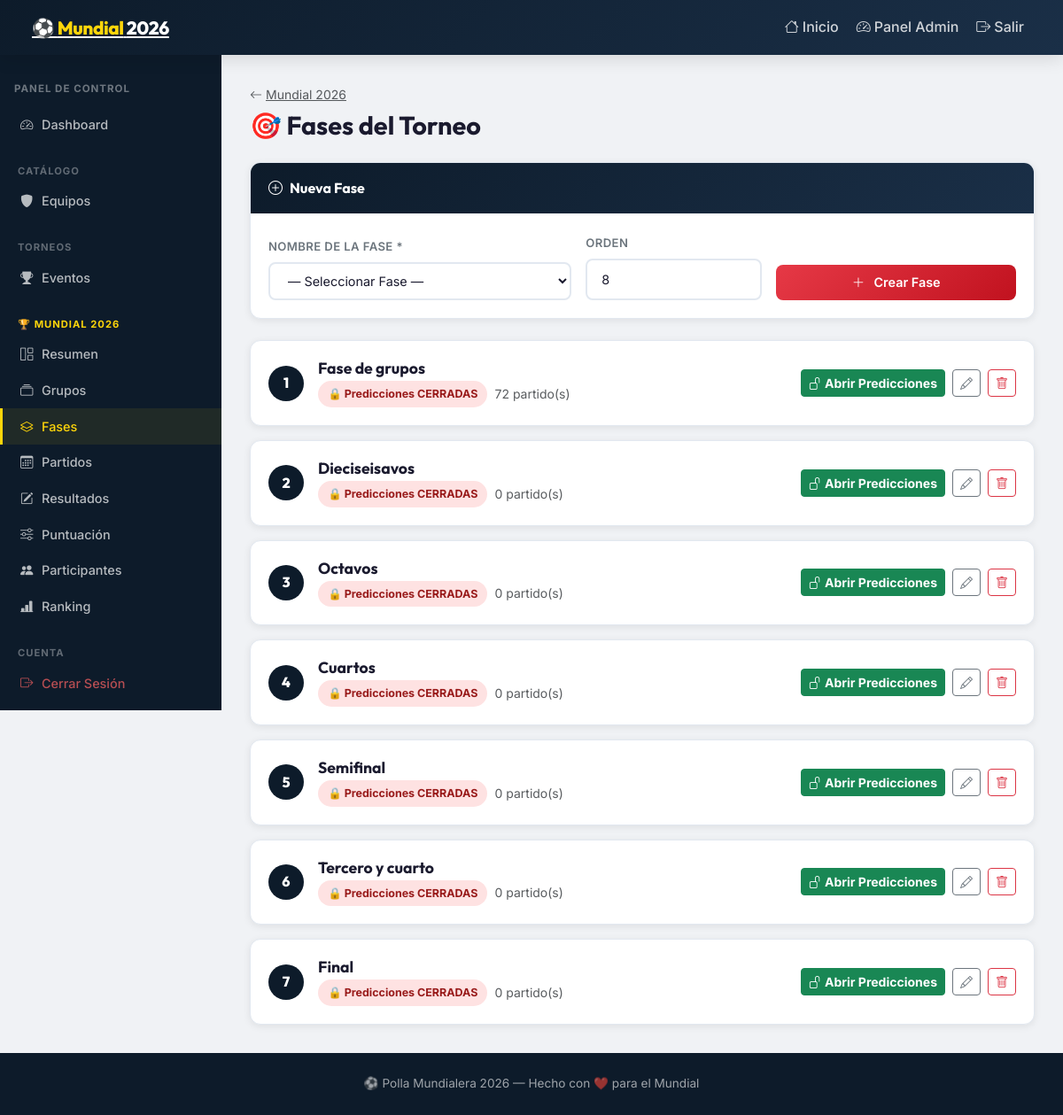
Screenshot of /admin/events/1/phases (signed in) with the database file from the repository.
### app/models.py (models this page shows, shortened)
class Event(db.Model):
    __tablename__ = 'events'
    id = db.Column(db.Integer, primary_key=True)
    name = db.Column(db.String(200), nullable=False)
    tournament_type = db.Column(db.String(50), default='world_cup')  # world_cup | champions | custom
    description = db.Column(db.Text)
    logo_emoji = db.Column(db.String(10), default='🏆')
    status = db.Column(db.String(20), default='draft')   # draft | active | finished
    can_view_others_predictions = db.Column(db.Boolean, default=True)
    created_at = db.Column(db.DateTime, default=datetime.utcnow)
    groups = db.relationship('Group', backref='event', lazy='dynamic',
                              cascade='all, delete-orphan')
    phases = db.relationship('Phase', backref='event', lazy='dynamic',
                              cascade='all, delete-orphan',
                              order_by='Phase.phase_order')
    participants = db.relationship('Participant', backref='event', lazy='dynamic',
                                   cascade='all, delete-orphan')
    scoring_configs = db.relationship('ScoringConfig', backref='event', lazy='dynamic',
                                      cascade='all, delete-orphan')

class Phase(db.Model):
    __tablename__ = 'phases'
    id = db.Column(db.Integer, primary_key=True)
    event_id = db.Column(db.Integer, db.ForeignKey('events.id'), nullable=False)
    name = db.Column(db.String(100), nullable=False)   # Fase de Grupos, Octavos...
    phase_order = db.Column(db.Integer, nullable=False, default=1)
    is_prediction_open = db.Column(db.Boolean, default=False)
    is_results_active = db.Column(db.Boolean, default=False)
    prediction_open_at = db.Column(db.DateTime, nullable=True)
    prediction_close_at = db.Column(db.DateTime, nullable=True)
    created_at = db.Column(db.DateTime, default=datetime.utcnow)
    matches = db.relationship('Match', backref='phase', lazy='dynamic',
                              cascade='all, delete-orphan')
    predictions = db.relationship('Prediction', backref='phase', lazy='dynamic')

### app/routes/admin.py (the view)
@admin_bp.route('/events/<int:event_id>/phases')
@require_admin
def phases(event_id):
    event = Event.query.get_or_404(event_id)
    all_phases = Phase.query.filter_by(event_id=event_id)\
                            .order_by(Phase.phase_order).all()
    return render_template('admin/phases.html', event=event, phases=all_phases)

### app/routes/auth.py (called while the page is built)
def is_admin():
    return session.get('is_admin', False)

def require_admin(f):
    from functools import wraps
    @wraps(f)
    def decorated(*args, **kwargs):
        if not is_admin():
            flash('Debes iniciar sesión como administrador.', 'warning')
            return redirect(url_for('auth.login', next=request.url))
        return f(*args, **kwargs)
    return decorated

### app/templates/admin/phases.html (shortened to what this page needs)
{% extends 'admin_base.html' %}
{% block admin_content %}
<div class="d-flex align-items-center justify-content-between mb-4 flex-wrap gap-2">
  <div>
    <a href="{{ url_for('admin.event_detail', event_id=event.id) }}" class="text-muted small">
      <i class="bi bi-arrow-left me-1"></i>{{ event.name }}
    </a>
    <h1 style="font-size: 1.8rem; margin: .25rem 0 0;">🎯 Fases del Torneo</h1>
  </div>
</div>
<div class="card-custom mb-4">
  <div class="card-header-custom"><i class="bi bi-plus-circle me-2"></i>Nueva Fase</div>
  <div class="card-body-custom">
    <form method="POST" action="{{ url_for('admin.phases_new', event_id=event.id) }}"
          class="row g-3 align-items-end">
      <div class="col-12 col-md-5">
        <label class="form-label-custom">Nombre de la fase *</label>
        <select name="name" class="form-control-custom" required>
          <option value="">— Seleccionar Fase —</option>
        </select>
      </div>
      <div class="col-6 col-md-3">
        <label class="form-label-custom">Orden</label>
        <input type="number" name="phase_order" class="form-control-custom"
               value="{{ (phases|length) + 1 }}" min="1">
      </div>
      <div class="col-6 col-md-4">
        <button type="submit" class="btn-primary-custom w-100 justify-content-center">
          <i class="bi bi-plus-lg me-1"></i>Crear Fase
        </button>
      </div>
    </form>
  </div>
</div>
{% if phases %}
<div class="d-flex flex-column gap-3">
  {% for phase in phases %}
  <div class="card-custom">
    <div class="card-body-custom">
      <div class="d-flex align-items-center justify-content-between flex-wrap gap-3">
        <div class="d-flex align-items-center gap-3">
          <div style="width:40px;height:40px;background:var(--primary);border-radius:50%;display:flex;align-items:center;justify-content:center;color:#fff;font-weight:800;font-family:'Outfit',sans-serif;">
            {{ phase.phase_order }}
          </div>
          <div>
            <h5 style="margin:0;font-size:1.1rem;">{{ phase.name }}</h5>
            <div class="d-flex gap-2 align-items-center mt-1">
              {% if phase.is_prediction_open %}
                <span class="phase-open-badge">✅ Predicciones ABIERTAS</span>
              {% else %}
                <span class="phase-close-badge">🔒 Predicciones CERRADAS</span>
              {% endif %}
              {% set match_count = phase.matches.count() %}
              <small class="text-muted">{{ match_count }} partido(s)</small>
            </div>
          </div>
        </div>
        <div class="d-flex gap-2 flex-wrap">
          <form method="POST" action="{{ url_for('admin.phases_toggle', phase_id=phase.id) }}">
            {% if phase.is_prediction_open %}
              <button type="submit" class="btn btn-sm btn-warning fw-bold">
                <i class="bi bi-lock me-1"></i>Cerrar Predicciones
              </button>
            {% else %}
              <button type="submit" class="btn btn-sm btn-success fw-bold">
                <i class="bi bi-unlock me-1"></i>Abrir Predicciones
              </button>
            {% endif %}
          </form>
          <a href="{{ url_for('admin.phases_edit', phase_id=phase.id) }}" class="btn btn-sm btn-outline-secondary">
            <i class="bi bi-pencil"></i>
          </a>
          <form method="POST" action="{{ url_for('admin.phases_delete', phase_id=phase.id) }}" class="d-inline"
                onsubmit="return confirmAction('¿Seguro que deseas eliminar esta fase? Se eliminarán también sus partidos y predicciones.', event);">
            <button type="submit" class="btn btn-sm btn-outline-danger">
              <i class="bi bi-trash"></i>
            </button>
          </form>
        </div>
      </div>
    </div>
  </div>
  {% endfor %}
</div>
{% else %}
  <div class="text-center py-5 text-muted">
    <div style="font-size: 3rem;">🎯</div>
    <p class="mt-2">No hay fases creadas. Crea la primera fase del torneo.</p>
  </div>
{% endif %}
{% endblock %}

### app/templates/admin_base.html (shortened to what this page needs)
{% extends 'base.html' %}
{% block content %}
<div class="admin-wrapper">
  <nav class="admin-sidebar" id="admin-sidebar">
    <div class="px-3 mb-2">
      <small style="color: rgba(255,255,255,.4); font-size: .72rem; font-weight: 700; text-transform: uppercase; letter-spacing: 1px;">
        Panel de Control
      </small>
    </div>
    <a href="{{ url_for('admin.dashboard') }}" class="nav-link">
      <i class="bi bi-speedometer2"></i> Dashboard
    </a>
    <div class="sidebar-section">Catálogo</div>
    <a href="{{ url_for('admin.teams') }}" class="nav-link">
      <i class="bi bi-shield-fill"></i> Equipos
    </a>
    <div class="sidebar-section">Torneos</div>
    <a href="{{ url_for('admin.events') }}" class="nav-link">
      <i class="bi bi-trophy-fill"></i> Eventos
    </a>
    {% if event is defined and event %}
      <div class="sidebar-section" style="color: var(--gold); opacity: 1;">
        {{ event.logo_emoji }} {{ event.name[:20] }}{% if event.name|length > 20 %}…{% endif %}
      </div>
      <a href="{{ url_for('admin.event_detail',   event_id=event.id) }}" class="nav-link">
        <i class="bi bi-grid-1x2"></i> Resumen
      </a>
      <a href="{{ url_for('admin.groups',         event_id=event.id) }}" class="nav-link">
        <i class="bi bi-collection"></i> Grupos
      </a>
      <a href="{{ url_for('admin.phases',         event_id=event.id) }}" class="nav-link">
        <i class="bi bi-layers"></i> Fases
      </a>
      <a href="{{ url_for('admin.matches',        event_id=event.id) }}" class="nav-link">
        <i class="bi bi-calendar3"></i> Partidos
      </a>
      <a href="{{ url_for('admin.results',        event_id=event.id) }}" class="nav-link">
        <i class="bi bi-pencil-square"></i> Resultados
      </a>
      <a href="{{ url_for('admin.scoring_config', event_id=event.id) }}" class="nav-link">
        <i class="bi bi-sliders"></i> Puntuación
      </a>
      <a href="{{ url_for('admin.participants',   event_id=event.id) }}" class="nav-link">
        <i class="bi bi-people-fill"></i> Participantes
      </a>
      <a href="{{ url_for('admin.ranking',        event_id=event.id) }}" class="nav-link">
        <i class="bi bi-bar-chart-line-fill"></i> Ranking
      </a>
    {% endif %}
    <div class="sidebar-section">Cuenta</div>
    <a href="{{ url_for('auth.logout') }}" class="nav-link" style="color: rgba(255,100,100,.7);">
      <i class="bi bi-box-arrow-right"></i> Cerrar Sesión
    </a>
  </nav>
  <main class="admin-content">
    {% block admin_content %}{% endblock %}
  </main>
</div>
{% endblock %}

### app/static/css/custom.css (style rules this page uses)
:root { --primary: #0d1b2a; --primary-soft: #1a2f47; --accent: #e63946; --accent-hover: #c1121f; --gold: #ffd60a; --silver: #b0b7c3; --bronze: #cd7f32; --green-field: #2d6a4f; --green-soft: #40916c; --bg: #f0f2f5; --card-bg: #ffffff; --text: #1a1a2e; --text-muted: #6c757d; --border: #e2e8f0; --shadow-sm: 0 2px 8px rgba(0,0,0,.08); --shadow-md: 0 4px 20px rgba(0,0,0,.12); --shadow-lg: 0 8px 40px rgba(0,0,0,.18); --radius: 12px; --radius-sm: 8px; --transition: all .25s cubic-bezier(.4,0,.2,1); }
*, *::before, *::after { box-sizing: border-box; }
body { font-family: 'Inter', sans-serif; background: var(--bg); color: var(--text); min-height: 100vh; line-height: 1.6; }
h1, h2, h3, h4, h5 { font-family: 'Outfit', sans-serif; font-weight: 700; }
.admin-wrapper { display: flex; min-height: calc(100vh - 60px); }
.admin-sidebar { width: 250px; min-width: 250px; background: var(--primary); padding: 1.5rem 0; position: sticky; top: 60px; height: calc(100vh - 60px); overflow-y: auto; transition: var(--transition); }
.admin-sidebar .sidebar-section { padding: .5rem 1.25rem .25rem; font-size: .7rem; font-weight: 700; text-transform: uppercase; letter-spacing: 1px; color: rgba(255,255,255,.35); margin-top: 1rem; }
.admin-sidebar .nav-link { color: rgba(255,255,255,.7); padding: .55rem 1.25rem; display: flex; align-items: center; gap: .6rem; font-size: .9rem; font-weight: 500; transition: var(--transition); border-left: 3px solid transparent; }
.admin-sidebar .nav-link.active { color: var(--gold); background: rgba(255,214,10,.08); border-left-color: var(--gold); }
.admin-content { flex: 1; padding: 2rem; overflow-x: hidden; }
.card-custom { background: var(--card-bg); border-radius: var(--radius); box-shadow: var(--shadow-sm); border: 1px solid var(--border); transition: var(--transition); overflow: hidden; }
.card-custom .card-header-custom { background: linear-gradient(135deg, var(--primary) 0%, var(--primary-soft) 100%); color: #fff; padding: 1rem 1.25rem; font-family: 'Outfit', sans-serif; font-weight: 700; font-size: 1rem; }
.card-body-custom { padding: 1.25rem; }
.btn-primary-custom { background: linear-gradient(135deg, var(--accent), var(--accent-hover)); color: #fff; border: none; padding: .55rem 1.25rem; border-radius: var(--radius-sm); font-weight: 600; font-size: .9rem; cursor: pointer; transition: var(--transition); text-decoration: none; display: inline-flex; align-items: center; gap: .4rem; }
.form-control-custom { border: 2px solid var(--border); border-radius: var(--radius-sm); padding: .65rem 1rem; font-size: .9rem; transition: var(--transition); outline: none; width: 100%; background: #fff; color: var(--text); }
.form-label-custom { font-size: .82rem; font-weight: 600; color: var(--text-muted); margin-bottom: .4rem; text-transform: uppercase; letter-spacing: .4px; }
.phase-close-badge { background: #fee2e2; color: #991b1b; padding: .3rem .7rem; border-radius: 50px; font-size: .78rem; font-weight: 700; }

### rows the page displays
Event: logo_emoji "🏆", name "MUNDIAL 2026", name "Mundial 2026"
Phase: phase_order "1", name "Fase de grupos", is_prediction_open "🔒 Predicciones CERRADAS", match_count "72"
Phase: phase_order "2", name "Dieciseisavos", is_prediction_open "🔒 Predicciones CERRADAS", match_count "0"
Phase: phase_order "3", name "Octavos", is_prediction_open "🔒 Predicciones CERRADAS", match_count "0"
Phase: phase_order "4", name "Cuartos", is_prediction_open "🔒 Predicciones CERRADAS", match_count "0"
Phase: phase_order "5", name "Semifinal", is_prediction_open "🔒 Predicciones CERRADAS", match_count "0"
Phase: phase_order "6", name "Tercero y cuarto", is_prediction_open "🔒 Predicciones CERRADAS", match_count "0"
Phase: phase_order "7", name "Final", is_prediction_open "🔒 Predicciones CERRADAS", match_count "0"
